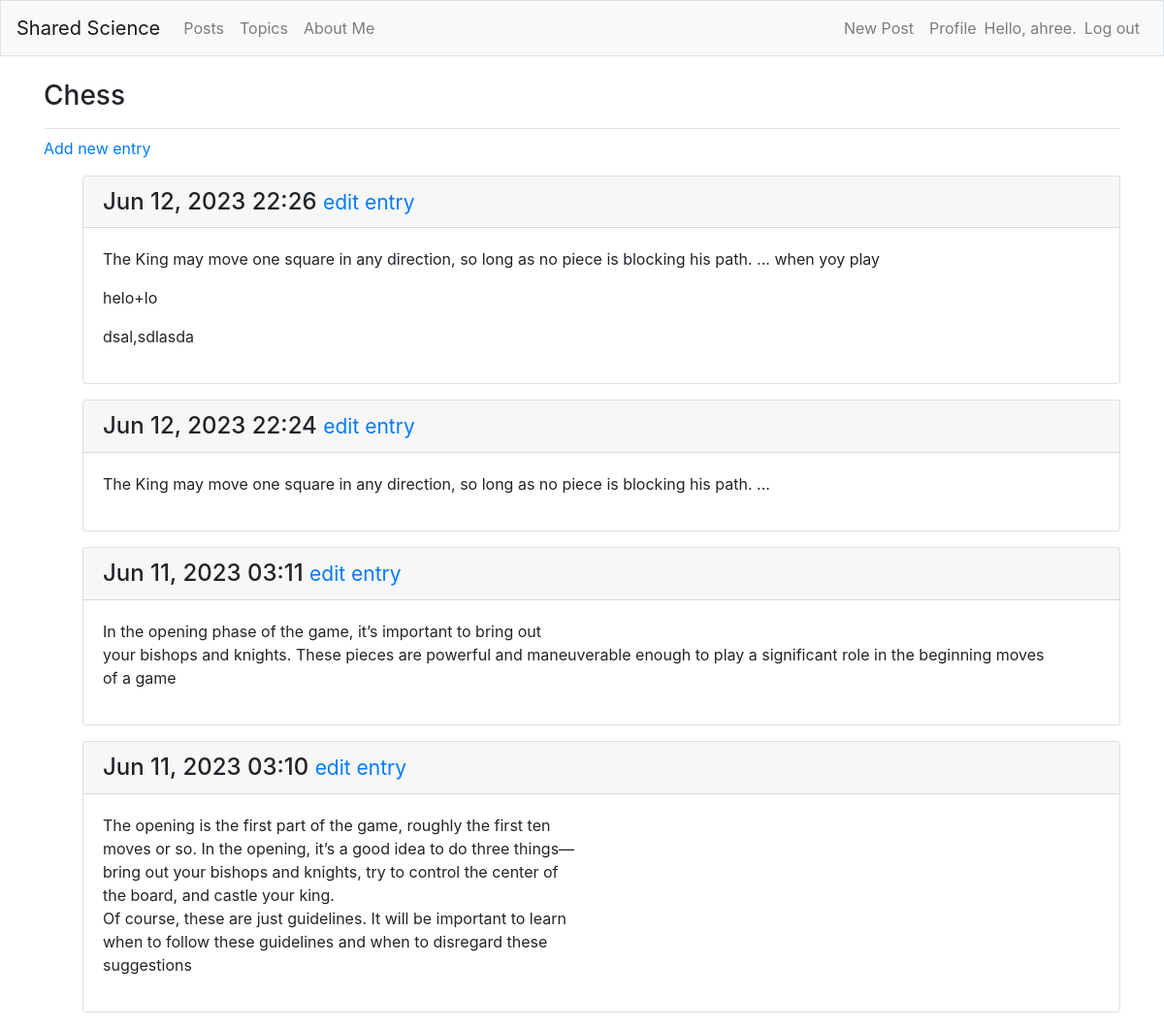
The page /topics/1/ (signed in) on the database its author committed.
### Entregas/models.py (models this page shows, shortened)
class Topic(models.Model):
    text = models.CharField(max_length=200)
    date_added = models.DateTimeField(auto_now_add=True)
    owner = models.ForeignKey(User, on_delete=models.CASCADE)
    def __str__(self):
        return self.text

class Entry(models.Model):
    topic = models.ForeignKey(Topic, on_delete=models.CASCADE)
    text = models.TextField()
    date_added = models.DateTimeField(auto_now_add=True)
    class Meta:
        verbose_name_plural = 'entries'

### Entregas/views.py (the view)
# urls.py: path('topics/<int:topic_id>/', views.topic, name='topic'),
@login_required
def topic(request, topic_id):
    topic = Topic.objects.get(id=topic_id)
    if topic.owner != request.user:
        raise Http404
    entries = topic.entry_set.order_by('-date_added')
    context = {'topic': topic, 'entries': entries}
    return render(request, 'entregas/topic.html', context)

### Entregas/templates/entregas/topic.html
{% extends 'entregas/base.html' %}
{% block page_header %}
    <h3>{{ topic }}</h3>
{% endblock page_header %}
{% block content %}
    <p>
        <a href="{% url 'Entregas:new_entry' topic.id %}">Add new entry</a>
    </p>
    <ul>
    {% for entry in entries %}
        <div class="card mb-3">
            <h4 class="card-header">
                {{ entry.date_added|date:'M d, Y H:i' }}
                <small><a href="{% url 'Entregas:edit_entry' entry.id %}">
                    edit entry</a></small>
            </h4>
            <div class="card-body">
                {{ entry.text|linebreaks }}
            </div>
         </div>
    {% empty %}
        <p>There are no entries for this topic yet.</p>
    {% endfor %}
    </ul>
{% endblock content %}

### Entregas/templates/entregas/base.html (shortened to what this page needs)
{% load bootstrap4 %}
<!doctype html>
<html lang="en">
<head>
    {% bootstrap_css %}
</head>
<body>
    <nav class="navbar navbar-expand-md navbar-light bg-light mb-4 border">
        <a class="navbar-brand" href="{% url 'Entregas:index'%}">
            Shared Science
        </a>
        <div class="collapse navbar-collapse" id="navbarCollapse">
            <ul class="navbar-nav mr-auto">
                <li class="nav-item">
                    <a class="nav-link" href="{% url 'Entregas:blog-home'%}">
                        Posts
                    </a>
                </li>
                <li class="nav-item">
                    <a class="nav-link" href="{% url 'Entregas:topics'%}">
                        Topics
                    </a>
                </li>
                <li class="nav-item">
                    <a class="nav-link" href="{% url 'Entregas:about_me' %}">
                        About Me
                    </a>
                </li>
            </ul>
            <ul class="navbar-nav ml-auto">
                {% if user.is_authenticated %}
                <a class="nav-item nav-link" href="{% url 'Entregas:post-create' %}">New Post</a>
                <li class="nav-item">
                    <a class="nav-link" href="{% url 'users:profile' %}">Profile</a>
                </li>
                    <li class="nav-item">
                        <span class="navbar-text">Hello, {{ user.username }}.</span>
                    </li>
                    <li class="nav-item">
                        <a class="nav-link" href="{% url 'users:logout' %}">Log out</a>
                    </li>
                {% endif %}
            </ul>
        </div>
    </nav>
    <main role="main" class="container">
        <div class="pb-2 mb-2 border-bottom">
            {% block page_header %}
            {% endblock page_header %}
        </div>
        <div>
            {% block content %}
            {% endblock content %}
        </div>
    </main>
</body>
</html>

### rows shown on the page
Topic: text "Chess"
Entry: date_added "Jun 12, 2023 22:26", text "The King may move one square in any direction, so long as no piece is blocking his path. ... when yoy play helo+lo dsal,sdlasda"
Entry: date_added "Jun 12, 2023 22:24", text "The King may move one square in any direction, so long as no piece is blocking his path. ..."
Entry: date_added "Jun 11, 2023 03:11", text "In the opening phase of the game, it’s important to bring out your bishops and knights. These pieces are powerful and maneu\u0002verable enough to play a significant role in the beginning moves of a game"
Entry: date_added "Jun 11, 2023 03:10", text "The opening is the first part of the game, roughly the first ten moves or so. In the opening, it’s a good idea to do three things— bring out your bishops and knights, try to control the center of the board, and castle your king. Of course, these are just guidelines. It will be important to learn when to follow these guidelines and when to disregard these suggestions"

### other values the page prints
{{ user.username }} "ahree"
